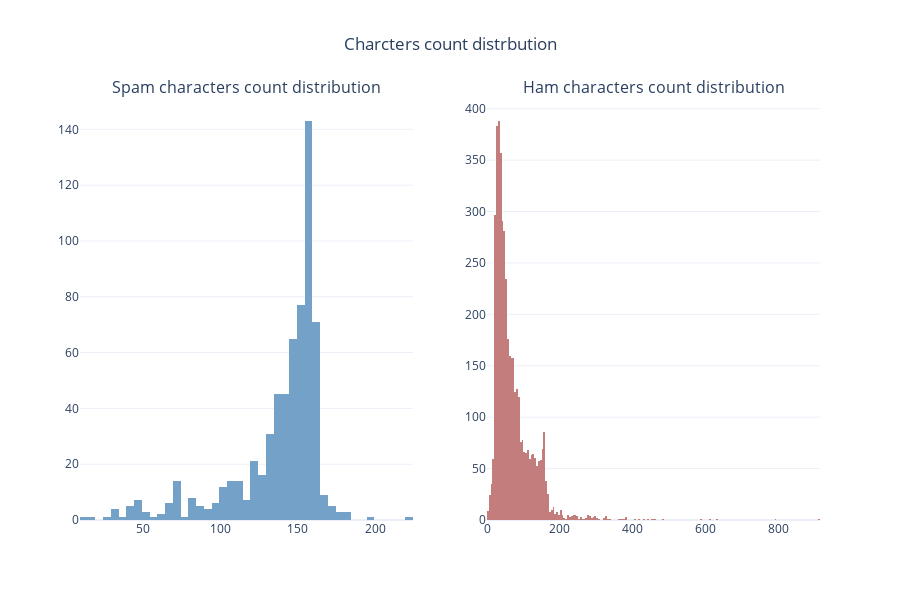

The notebook cell saved with this chart:
### Code cell
spam = emailSMSData.query("target=='spam'")['charcaters_count'].reset_index()
ham = emailSMSData.query("target=='ham'")['charcaters_count'].reset_index()

fig = make_subplots(rows=1, cols=2, subplot_titles=("Spam characters count distribution", "Ham characters count distribution"))
fig.add_trace(go.Histogram(x=spam['charcaters_count'], marker_color='#73a1c7'),row=1, col=1)
fig.add_trace(go.Histogram(x=ham['charcaters_count'], marker_color='#c47d7d' ),row=1, col=2)
fig.update_layout(height=600, title_text="Charcters count distrbution", title_x = 0.5, showlegend=False ,template='plotly_white')
fig.show()

### Figure 1 — Plotly figure (JSON) as saved in the notebook; plotly's stock layout.template omitted (floating-point values rounded to 4 significant figures; data arrays with more than 128 entries replaced by an {"elided": "..."} marker saying what was removed)
{"data": [{"marker": {"color": "#73a1c7"}, "type": "histogram", "x": {"elided": "653 int values"}, "xaxis": "x", "yaxis": "y"}, {"marker": {"color": "#c47d7d"}, "type": "histogram", "x": {"elided": "4516 int values"}, "xaxis": "x2", "yaxis": "y2"}], "layout": {"annotations": [{"font": {"size": 16}, "showarrow": false, "text": "Spam characters count distribution", "x": 0.225, "xanchor": "center", "xref": "paper", "y": 1, "yanchor": "bottom", "yref": "paper"}, {"font": {"size": 16}, "showarrow": false, "text": "Ham characters count distribution", "x": 0.775, "xanchor": "center", "xref": "paper", "y": 1, "yanchor": "bottom", "yref": "paper"}], "height": 600, "showlegend": false, "title": {"text": "Charcters count distrbution", "x": 0.5}, "xaxis": {"anchor": "y", "domain": [0, 0.45]}, "xaxis2": {"anchor": "y2", "domain": [0.55, 1]}, "yaxis": {"anchor": "x", "domain": [0, 1]}, "yaxis2": {"anchor": "x2", "domain": [0, 1]}}}
